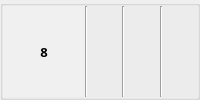
                      <widget class="QGroupBox" name="groupBox_17">
                       <property name="title">
                        <string/>
                       </property>
                       <layout class="QHBoxLayout" name="horizontalLayout_10">
                        <property name="spacing">
                         <number>0</number>
                        </property>
                        <property name="leftMargin">
                         <number>0</number>
                        </property>
                        <property name="topMargin">
                         <number>0</number>
                        </property>
                        <property name="rightMargin">
                         <number>0</number>
                        </property>
                        <property name="bottomMargin">
                         <number>0</number>
                        </property>
                        <item>
                         <widget class="QLabel" name="label_17">
                          <property name="minimumSize">
                           <size>
                            <width>82</width>
                            <height>0</height>
                           </size>
                          </property>
                          <property name="maximumSize">
                           <size>
                            <width>60</width>
                            <height>16777215</height>
                           </size>
                          </property>
                          <property name="font">
                           <font>
                            <family>나눔고딕</family>
                            <pointsize>10</pointsize>
                            <weight>75</weight>
                            <bold>true</bold>
                           </font>
                          </property>
                          <property name="styleSheet">
                           <string notr="true">background-color : rgb(240, 240, 240)</string>
                          </property>
                          <property name="text">
                           <string>8</string>
                          </property>
                          <property name="alignment">
                           <set>Qt::AlignCenter</set>
                          </property>
                         </widget>
                        </item>
                        <item>
                         <widget class="Line" name="line_9">
                          <property name="orientation">
                           <enum>Qt::Vertical</enum>
                          </property>
                         </widget>
                        </item>
                        <item>
                         <widget class="QLabel" name="nielsen_TV_Programme8">
                          <property name="font">
                           <font>
                            <family>나눔고딕</family>
                            <pointsize>10</pointsize>
                           </font>
                          </property>
                          <property name="text">
                           <string/>
                          </property>
                          <property name="margin">
                           <number>0</number>
                          </property>
                         </widget>
                        </item>
                        <item>
                         <widget class="Line" name="line_37">
                          <property name="orientation">
                           <enum>Qt::Vertical</enum>
                          </property>
                         </widget>
                        </item>
                        <item>
                         <widget class="QLabel" name="nielsen_TV_Broadcast8">
                          <property name="maximumSize">
                           <size>
                            <width>200</width>
                            <height>16777215</height>
                           </size>
                          </property>
                          <property name="font">
                           <font>
                            <family>나눔고딕</family>
                            <pointsize>10</pointsize>
                           </font>
                          </property>
                          <property name="text">
                           <string/>
                          </property>
                          <property name="margin">
                           <number>0</number>
                          </property>
                         </widget>
                        </item>
                        <item>
                         <widget class="Line" name="line_19">
                          <property name="orientation">
                           <enum>Qt::Vertical</enum>
                          </property>
                         </widget>
                        </item>
                        <item>
                         <widget class="QLabel" name="nielsen_TV_Audience8">
                          <property name="maximumSize">
                           <size>
                            <width>150</width>
                            <height>16777215</height>
                           </size>
                          </property>
                          <property name="font">
                           <font>
                            <family>나눔고딕</family>
                            <pointsize>10</pointsize>
                           </font>
                          </property>
                          <property name="text">
                           <string/>
                          </property>
                          <property name="alignment">
                           <set>Qt::AlignCenter</set>
                          </property>
                         </widget>
                        </item>
                       </layout>
                      </widget>
